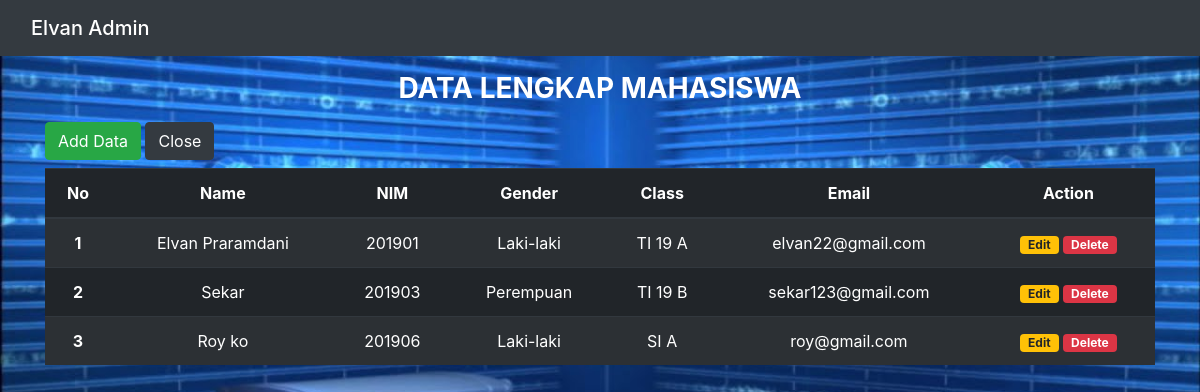
Screenshot of /index.php/mahasiswa with the database file from the repository.
### tables this page shows
CREATE TABLE `mhs` (
  `id_mhs` int(11) NOT NULL,
  `nama` varchar(50) NOT NULL,
  `nim` varchar(15) NOT NULL,
  `jk` varchar(10) NOT NULL,
  `id_kelas` int(11) NOT NULL,
  `email` varchar(100) NOT NULL
);

CREATE TABLE `kelas` (
  `id_kelas` int(11) NOT NULL,
  `kelas` varchar(20) NOT NULL
);

### application/controllers/Mahasiswa.php (called while the page is built, shortened)
<?php
class Mahasiswa extends CI_Controller
{
    public function __construct()
    {
        $this->load->model('m_mahasiswa');
    }
    public function index()
    {
        $data['mhs'] = $this->m_mahasiswa->TampilData();
        $this->load->view('Mahasiswa', $data);
    }
}

### index.php (called while the page is built, shortened)
<?php
require_once BASEPATH.'core/CodeIgniter.php';

### application/models/m_mahasiswa.php (called while the page is built, shortened)
<?php
class m_mahasiswa extends CI_Model
{
    public function TampilData()
    {
        return $this->db->where('mhs.id_kelas = kelas.id_kelas')->get('mhs, kelas')->result_array();
    }
}

### application/views/Mahasiswa.php (the view, shortened to what this page needs)
<!doctype html>
<html lang="en">
<head>
    <link rel="stylesheet" href="<?= base_url('assets/'); ?>/css/bootstrap.min.css">
</head>
<body>
    <nav class="navbar navbar-dark bg-dark">
        <center><div class="container">
            <span class="navbar-brand mb-0 h1">Elvan Admin</span>
        </div></center>
    </nav>
    <div class="container">
        <div class="row mt-6">
            <div class="col-md-12">
                <p><center><h3><b><font color="white">DATA LENGKAP MAHASISWA</font></b></h3></center></p>
                 <a href="<?= base_url('Mahasiswa/tambah_data/'); ?>" class="btn btn-success mb-2"> Add Data</a>
                  <a href="<?= base_url('login/logout'); ?>" class="btn btn-dark mb-2">Close</a>
                <div class="table-responsive table-striped">
                    <table class="table table-striped table-dark text-center">
                        <thead>
                            <tr>
                                <th scope="col">No</th>
                                <th scope="col">Name</th>
                                <th scope="col">NIM</th>
                                <th scope="col">Gender</th>
                                <th scope="col">Class</th>
                                <th scope="col">Email</th>
                                <th scope="col">Action</th>
                            </tr>
                        </thead>
                        <tbody>
                            <?php
                            $no=1;
                            foreach ($mhs as $m) : ?>
                                <tr>
                                    <th scope="row">
                                    <?= $no++; ?></th>
                                    <td><?= $m['nama']; ?></td>
                                    <td><?= $m['nim']; ?></td>
                                    <td><?= $m['jk']; ?></td>
                                    <td><?= $m['kelas']; ?></td>
                                    <td><?= $m['email']; ?></td>
                                    <td>
                                    <a href="<?= base_url('mahasiswa/edit_data/'); ?><?= $m['id_mhs']; ?>"
                                    class="badge badge-warning pl-2 pr-2"
                                     onclick="return confirm('Apakah kamu ingin mengedit data ini?');">Edit</a>
                                    <a href="<?= base_url('mahasiswa/hapus/'); ?><?= $m['id_mhs']; ?>"
                                    class="badge badge-danger pl-2 pr-2"
                                     onclick="return confirm('Apakah kamu ingin menghapus data ini?');">Delete</a></td>
                                </tr>
                            <?php endforeach; ?>
                        </tbody>
                    </table>
                </div>
            </div>
        </div>
    </div>
</body>
</html>

### application/views/Mahasiswa.php (style rules this page uses)
body { background-image: url("assets/img/x.jpg"); background-size: cover; background-repeat: no-repeat; }

### rows the page displays
mhs: nama "Elvan Praramdani", nim "201901", jk "Laki-laki", id_kelas.kelas "TI 19 A", email "elvan22@gmail.com"
mhs: nama "Sekar", nim "201903", jk "Perempuan", id_kelas.kelas "TI 19 B", email "sekar123@gmail.com"
mhs: nama "Roy ko", nim "201906", jk "Laki-laki", id_kelas.kelas "SI A", email "roy@gmail.com"
